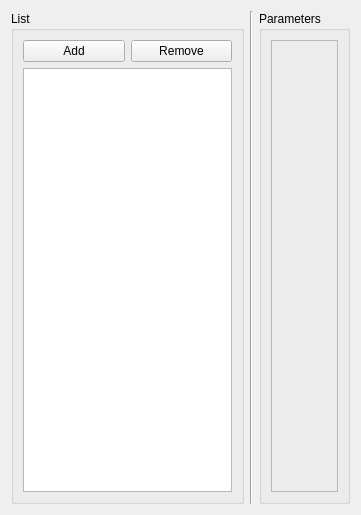
<?xml version="1.0" encoding="UTF-8"?>
<ui version="4.0">
 <class>ListEditor</class>
 <widget class="QWidget" name="ListEditor">
  <property name="geometry">
   <rect>
    <x>0</x>
    <y>0</y>
    <width>361</width>
    <height>515</height>
   </rect>
  </property>
  <property name="windowTitle">
   <string>Form</string>
  </property>
  <layout class="QHBoxLayout" name="horizontalLayout_2">
   <item>
    <widget class="QGroupBox" name="group_box_list_widget">
     <property name="title">
      <string>List</string>
     </property>
     <layout class="QVBoxLayout" name="verticalLayout_3">
      <item>
       <layout class="QHBoxLayout" name="horizontal_layout_list">
        <item>
         <widget class="QPushButton" name="push_button_add">
          <property name="text">
           <string>Add</string>
          </property>
         </widget>
        </item>
        <item>
         <widget class="QPushButton" name="push_button_remove">
          <property name="text">
           <string>Remove</string>
          </property>
         </widget>
        </item>
       </layout>
      </item>
      <item>
       <widget class="QListWidget" name="list_widget"/>
      </item>
     </layout>
    </widget>
   </item>
   <item>
    <widget class="Line" name="line_vertical_divider">
     <property name="orientation">
      <enum>Qt::Vertical</enum>
     </property>
    </widget>
   </item>
   <item>
    <layout class="QVBoxLayout" name="vertical_layout_parameters">
     <item>
      <widget class="QGroupBox" name="group_box_parameters">
       <property name="title">
        <string>Parameters</string>
       </property>
       <layout class="QVBoxLayout" name="verticalLayout">
        <item>
         <widget class="QFrame" name="frame_parameters">
          <property name="frameShape">
           <enum>QFrame::StyledPanel</enum>
          </property>
          <property name="frameShadow">
           <enum>QFrame::Raised</enum>
          </property>
         </widget>
        </item>
       </layout>
      </widget>
     </item>
    </layout>
   </item>
  </layout>
 </widget>
 <resources/>
 <connections/>
</ui>
